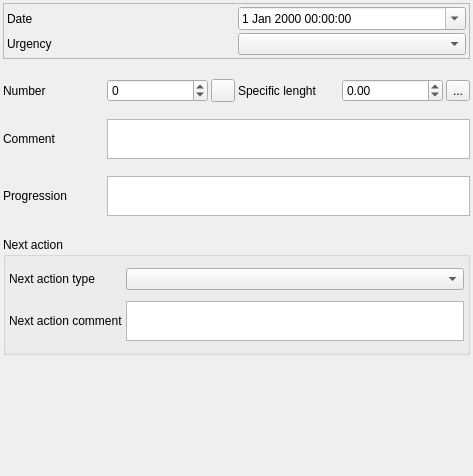
<?xml version="1.0" encoding="UTF-8"?>
<ui version="4.0">
 <class>Form</class>
 <widget class="QWidget" name="Form">
  <property name="geometry">
   <rect>
    <x>0</x>
    <y>0</y>
    <width>473</width>
    <height>476</height>
   </rect>
  </property>
  <property name="windowTitle">
   <string>Form</string>
  </property>
  <layout class="QVBoxLayout" name="verticalLayout">
   <property name="spacing">
    <number>3</number>
   </property>
   <property name="leftMargin">
    <number>3</number>
   </property>
   <property name="topMargin">
    <number>3</number>
   </property>
   <property name="rightMargin">
    <number>3</number>
   </property>
   <property name="bottomMargin">
    <number>3</number>
   </property>
   <item>
    <widget class="QFrame" name="frame">
     <property name="frameShape">
      <enum>QFrame::StyledPanel</enum>
     </property>
     <property name="frameShadow">
      <enum>QFrame::Raised</enum>
     </property>
     <layout class="QGridLayout" name="gridLayout_3">
      <property name="leftMargin">
       <number>3</number>
      </property>
      <property name="topMargin">
       <number>3</number>
      </property>
      <property name="rightMargin">
       <number>3</number>
      </property>
      <property name="bottomMargin">
       <number>3</number>
      </property>
      <property name="spacing">
       <number>3</number>
      </property>
      <item row="0" column="0">
       <widget class="QLabel" name="label">
        <property name="text">
         <string>Date</string>
        </property>
        <property name="wordWrap">
         <bool>true</bool>
        </property>
       </widget>
      </item>
      <item row="1" column="0">
       <widget class="QLabel" name="label_5">
        <property name="text">
         <string>Urgency</string>
        </property>
        <property name="wordWrap">
         <bool>true</bool>
        </property>
       </widget>
      </item>
      <item row="1" column="1">
       <widget class="QComboBox" name="comboBox_urgence"/>
      </item>
      <item row="0" column="1">
       <widget class="QDateTimeEdit" name="dateTimeEdit">
        <property name="calendarPopup">
         <bool>true</bool>
        </property>
       </widget>
      </item>
     </layout>
    </widget>
   </item>
   <item>
    <widget class="QStackedWidget" name="stackedWidget">
     <property name="currentIndex">
      <number>0</number>
     </property>
     <widget class="QWidget" name="page_infra">
      <layout class="QGridLayout" name="gridLayout" columnstretch="0,0,0,0,0,0">
       <property name="leftMargin">
        <number>0</number>
       </property>
       <property name="topMargin">
        <number>3</number>
       </property>
       <property name="rightMargin">
        <number>0</number>
       </property>
       <property name="bottomMargin">
        <number>3</number>
       </property>
       <property name="spacing">
        <number>3</number>
       </property>
       <item row="5" column="0">
        <widget class="QLabel" name="label_6">
         <property name="text">
          <string>Progression</string>
         </property>
         <property name="wordWrap">
          <bool>true</bool>
         </property>
        </widget>
       </item>
       <item row="1" column="1">
        <widget class="QSpinBox" name="spinBox_nombre">
         <property name="minimum">
          <number>-1</number>
         </property>
         <property name="maximum">
          <number>999999</number>
         </property>
        </widget>
       </item>
       <item row="1" column="3">
        <widget class="QLabel" name="label_11">
         <property name="text">
          <string>Specific lenght</string>
         </property>
         <property name="wordWrap">
          <bool>true</bool>
         </property>
        </widget>
       </item>
       <item row="3" column="0">
        <widget class="QLabel" name="label_7">
         <property name="text">
          <string>Comment</string>
         </property>
         <property name="wordWrap">
          <bool>true</bool>
         </property>
        </widget>
       </item>
       <item row="1" column="0">
        <widget class="QLabel" name="label_2">
         <property name="text">
          <string>Number</string>
         </property>
         <property name="wordWrap">
          <bool>true</bool>
         </property>
        </widget>
       </item>
       <item row="1" column="2">
        <widget class="QToolButton" name="toolButton_calc_nb">
         <property name="text">
          <string/>
         </property>
         <property name="icon">
          <iconset>
           <normaloff>:/plugins/Lamia/icons/numpad.png</normaloff>:/plugins/Lamia/icons/numpad.png</iconset>
         </property>
        </widget>
       </item>
       <item row="1" column="4">
        <widget class="QDoubleSpinBox" name="doubleSpinBox_longueur">
         <property name="minimum">
          <double>-1.000000000000000</double>
         </property>
         <property name="maximum">
          <double>999999.000000000000000</double>
         </property>
        </widget>
       </item>
       <item row="1" column="5">
        <widget class="QToolButton" name="toolButton_longueur">
         <property name="text">
          <string>...</string>
         </property>
        </widget>
       </item>
       <item row="3" column="1" colspan="5">
        <widget class="QTextEdit" name="textEdit_comm">
         <property name="sizePolicy">
          <sizepolicy hsizetype="Expanding" vsizetype="Expanding">
           <horstretch>0</horstretch>
           <verstretch>0</verstretch>
          </sizepolicy>
         </property>
         <property name="maximumSize">
          <size>
           <width>16777215</width>
           <height>40</height>
          </size>
         </property>
        </widget>
       </item>
       <item row="5" column="1" colspan="5">
        <widget class="QTextEdit" name="textEdit_evolution">
         <property name="sizePolicy">
          <sizepolicy hsizetype="Expanding" vsizetype="Expanding">
           <horstretch>0</horstretch>
           <verstretch>0</verstretch>
          </sizepolicy>
         </property>
         <property name="maximumSize">
          <size>
           <width>16777215</width>
           <height>40</height>
          </size>
         </property>
        </widget>
       </item>
      </layout>
     </widget>
     <widget class="QWidget" name="page_equip">
      <layout class="QVBoxLayout" name="verticalLayout_3">
       <property name="spacing">
        <number>3</number>
       </property>
       <property name="leftMargin">
        <number>0</number>
       </property>
       <property name="topMargin">
        <number>9</number>
       </property>
       <property name="rightMargin">
        <number>0</number>
       </property>
       <property name="bottomMargin">
        <number>9</number>
       </property>
       <item>
        <widget class="QStackedWidget" name="stackedWidget_2">
         <property name="currentIndex">
          <number>1</number>
         </property>
         <widget class="QWidget" name="page">
          <layout class="QGridLayout" name="gridLayout_2">
           <property name="leftMargin">
            <number>0</number>
           </property>
           <property name="rightMargin">
            <number>0</number>
           </property>
           <item row="2" column="0">
            <spacer name="verticalSpacer_2">
             <property name="orientation">
              <enum>Qt::Vertical</enum>
             </property>
             <property name="sizeHint" stdset="0">
              <size>
               <width>20</width>
               <height>40</height>
              </size>
             </property>
            </spacer>
           </item>
           <item row="0" column="1">
            <widget class="QComboBox" name="comboBox_etatgen"/>
           </item>
           <item row="0" column="0">
            <widget class="QLabel" name="label_3">
             <property name="text">
              <string>General condition</string>
             </property>
             <property name="wordWrap">
              <bool>true</bool>
             </property>
            </widget>
           </item>
           <item row="1" column="0">
            <widget class="QLabel" name="label_10">
             <property name="text">
              <string>Comment</string>
             </property>
             <property name="wordWrap">
              <bool>true</bool>
             </property>
            </widget>
           </item>
           <item row="1" column="1">
            <widget class="QTextBrowser" name="textBrowser_etatgencom">
             <property name="maximumSize">
              <size>
               <width>16777215</width>
               <height>60</height>
              </size>
             </property>
            </widget>
           </item>
          </layout>
         </widget>
         <widget class="QWidget" name="page_2">
          <layout class="QHBoxLayout" name="horizontalLayout_2">
           <property name="leftMargin">
            <number>0</number>
           </property>
           <property name="rightMargin">
            <number>0</number>
           </property>
           <item>
            <widget class="QTabWidget" name="tabWidget">
             <property name="currentIndex">
              <number>4</number>
             </property>
             <widget class="QWidget" name="tab">
              <attribute name="title">
               <string>Vantellerie</string>
              </attribute>
              <layout class="QVBoxLayout" name="verticalLayout_4">
               <item>
                <widget class="QComboBox" name="comboBox_etatvantellerie"/>
               </item>
               <item>
                <widget class="QTextBrowser" name="textBrowser_vanteleriecom">
                 <property name="maximumSize">
                  <size>
                   <width>16777215</width>
                   <height>40</height>
                  </size>
                 </property>
                 <property name="readOnly">
                  <bool>false</bool>
                 </property>
                </widget>
               </item>
              </layout>
             </widget>
             <widget class="QWidget" name="tab_2">
              <attribute name="title">
               <string>Génie civil</string>
              </attribute>
              <layout class="QVBoxLayout" name="verticalLayout_5">
               <item>
                <widget class="QComboBox" name="comboBox_etatGC"/>
               </item>
               <item>
                <widget class="QTextBrowser" name="textBrowser_etatGC">
                 <property name="maximumSize">
                  <size>
                   <width>16777215</width>
                   <height>40</height>
                  </size>
                 </property>
                 <property name="readOnly">
                  <bool>false</bool>
                 </property>
                </widget>
               </item>
              </layout>
             </widget>
             <widget class="QWidget" name="tab_3">
              <attribute name="title">
               <string>Manoeuvre</string>
              </attribute>
              <layout class="QVBoxLayout" name="verticalLayout_6">
               <item>
                <widget class="QComboBox" name="comboBox_manoeuvre"/>
               </item>
               <item>
                <widget class="QTextBrowser" name="textBrowser_manoeuvre">
                 <property name="maximumSize">
                  <size>
                   <width>16777215</width>
                   <height>40</height>
                  </size>
                 </property>
                 <property name="readOnly">
                  <bool>false</bool>
                 </property>
                </widget>
               </item>
              </layout>
             </widget>
             <widget class="QWidget" name="tab_4">
              <attribute name="title">
               <string>Etancheite</string>
              </attribute>
              <layout class="QVBoxLayout" name="verticalLayout_7">
               <item>
                <widget class="QCheckBox" name="checkBox_etancheite">
                 <property name="text">
                  <string>Ouvrage etanche</string>
                 </property>
                </widget>
               </item>
               <item>
                <widget class="QTextBrowser" name="textBrowser__etancheite">
                 <property name="maximumSize">
                  <size>
                   <width>16777215</width>
                   <height>40</height>
                  </size>
                 </property>
                 <property name="readOnly">
                  <bool>false</bool>
                 </property>
                </widget>
               </item>
              </layout>
             </widget>
             <widget class="QWidget" name="tab_7">
              <attribute name="title">
               <string>Envasement</string>
              </attribute>
              <layout class="QVBoxLayout" name="verticalLayout_8">
               <item>
                <widget class="QComboBox" name="comboBox_envas"/>
               </item>
               <item>
                <widget class="QTextBrowser" name="textBrowser_envascom">
                 <property name="maximumSize">
                  <size>
                   <width>16777215</width>
                   <height>60</height>
                  </size>
                 </property>
                 <property name="readOnly">
                  <bool>false</bool>
                 </property>
                </widget>
               </item>
              </layout>
             </widget>
            </widget>
           </item>
          </layout>
         </widget>
         <widget class="QWidget" name="page_4">
          <layout class="QHBoxLayout" name="horizontalLayout">
           <property name="leftMargin">
            <number>0</number>
           </property>
           <property name="rightMargin">
            <number>0</number>
           </property>
           <item>
            <widget class="QTabWidget" name="tabWidget_2">
             <property name="currentIndex">
              <number>1</number>
             </property>
             <widget class="QWidget" name="tab_6">
              <attribute name="title">
               <string>Génie civil</string>
              </attribute>
              <layout class="QVBoxLayout" name="verticalLayout_9">
               <item>
                <widget class="QComboBox" name="comboBox_etatGC_2"/>
               </item>
               <item>
                <widget class="QTextBrowser" name="textBrowser_etatGC_2">
                 <property name="maximumSize">
                  <size>
                   <width>16777215</width>
                   <height>40</height>
                  </size>
                 </property>
                 <property name="readOnly">
                  <bool>false</bool>
                 </property>
                </widget>
               </item>
              </layout>
             </widget>
             <widget class="QWidget" name="tab_5">
              <attribute name="title">
               <string>Envasement</string>
              </attribute>
              <layout class="QVBoxLayout" name="verticalLayout_10">
               <item>
                <widget class="QComboBox" name="comboBox_envas2"/>
               </item>
               <item>
                <widget class="QTextBrowser" name="textBrowser_envascom2">
                 <property name="maximumSize">
                  <size>
                   <width>16777215</width>
                   <height>60</height>
                  </size>
                 </property>
                 <property name="readOnly">
                  <bool>false</bool>
                 </property>
                </widget>
               </item>
              </layout>
             </widget>
            </widget>
           </item>
          </layout>
         </widget>
        </widget>
       </item>
      </layout>
     </widget>
     <widget class="QWidget" name="page_3">
      <layout class="QVBoxLayout" name="verticalLayout_2">
       <property name="leftMargin">
        <number>0</number>
       </property>
       <property name="rightMargin">
        <number>0</number>
       </property>
       <item>
        <widget class="QLabel" name="label_9">
         <property name="text">
          <string>Equip</string>
         </property>
        </widget>
       </item>
      </layout>
     </widget>
    </widget>
   </item>
   <item>
    <widget class="QGroupBox" name="groupBox">
     <property name="title">
      <string>Next action</string>
     </property>
     <layout class="QGridLayout" name="gridLayout_4">
      <property name="leftMargin">
       <number>3</number>
      </property>
      <property name="topMargin">
       <number>3</number>
      </property>
      <property name="rightMargin">
       <number>3</number>
      </property>
      <property name="bottomMargin">
       <number>3</number>
      </property>
      <property name="spacing">
       <number>3</number>
      </property>
      <item row="1" column="0">
       <widget class="QLabel" name="label_8">
        <property name="text">
         <string>Next action comment</string>
        </property>
        <property name="wordWrap">
         <bool>true</bool>
        </property>
       </widget>
      </item>
      <item row="0" column="1">
       <widget class="QComboBox" name="comboBox_typesuite"/>
      </item>
      <item row="1" column="1">
       <widget class="QTextEdit" name="textEdit_suite">
        <property name="sizePolicy">
         <sizepolicy hsizetype="Expanding" vsizetype="Expanding">
          <horstretch>0</horstretch>
          <verstretch>0</verstretch>
         </sizepolicy>
        </property>
        <property name="maximumSize">
         <size>
          <width>16777215</width>
          <height>40</height>
         </size>
        </property>
       </widget>
      </item>
      <item row="0" column="0">
       <widget class="QLabel" name="label_4">
        <property name="text">
         <string>Next action type</string>
        </property>
        <property name="wordWrap">
         <bool>true</bool>
        </property>
       </widget>
      </item>
     </layout>
    </widget>
   </item>
   <item>
    <spacer name="verticalSpacer">
     <property name="orientation">
      <enum>Qt::Vertical</enum>
     </property>
     <property name="sizeHint" stdset="0">
      <size>
       <width>20</width>
       <height>40</height>
      </size>
     </property>
    </spacer>
   </item>
  </layout>
 </widget>
 <resources/>
 <connections/>
</ui>
